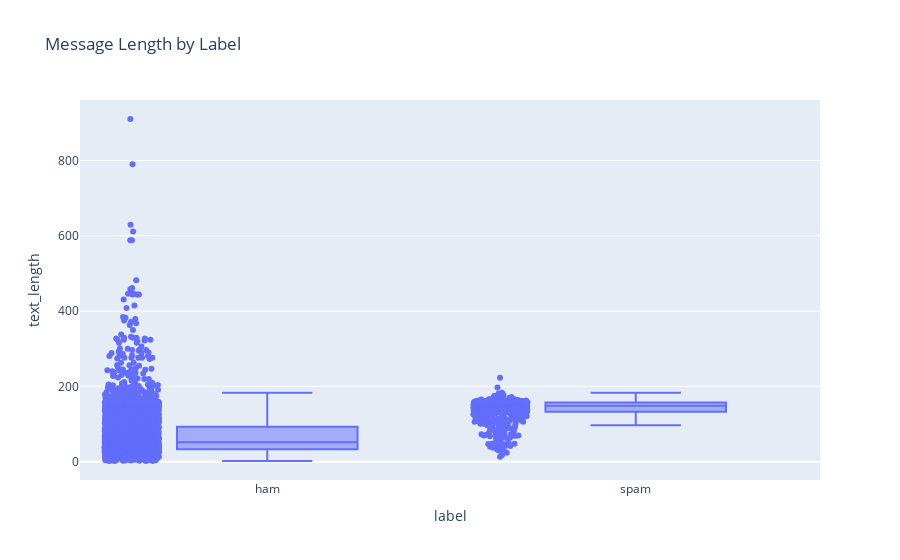

Source (notebook cell):
### Code cell
# Box plot using Plotly
fig_box = px.box(df, x='label', y='text_length', points="all", title="Message Length by Label")
fig_box.show()

### Figure 1 — Plotly figure (JSON) as saved in the notebook; plotly's stock layout.template omitted (floating-point values rounded to 4 significant figures; data arrays with more than 128 entries replaced by an {"elided": "..."} marker saying what was removed)
{"data": [{"alignmentgroup": "True", "boxpoints": "all", "hovertemplate": "label=%{x}<br>text_length=%{y}<extra></extra>", "legendgroup": "", "marker": {"color": "#636efa"}, "name": "", "notched": false, "offsetgroup": "", "orientation": "v", "showlegend": false, "type": "box", "x": {"elided": "5572 str values"}, "x0": " ", "xaxis": "x", "y": {"elided": "5572 int values"}, "y0": " ", "yaxis": "y"}], "layout": {"autosize": true, "boxmode": "group", "legend": {"tracegroupgap": 0}, "title": {"text": "Message Length by Label"}, "xaxis": {"anchor": "y", "autorange": true, "domain": [0, 1], "range": [-0.5064, 1.5], "title": {"text": "label"}, "type": "category"}, "yaxis": {"anchor": "x", "autorange": true, "domain": [0, 1], "range": [-48.44, 960.4], "title": {"text": "text_length"}, "type": "linear"}}}
